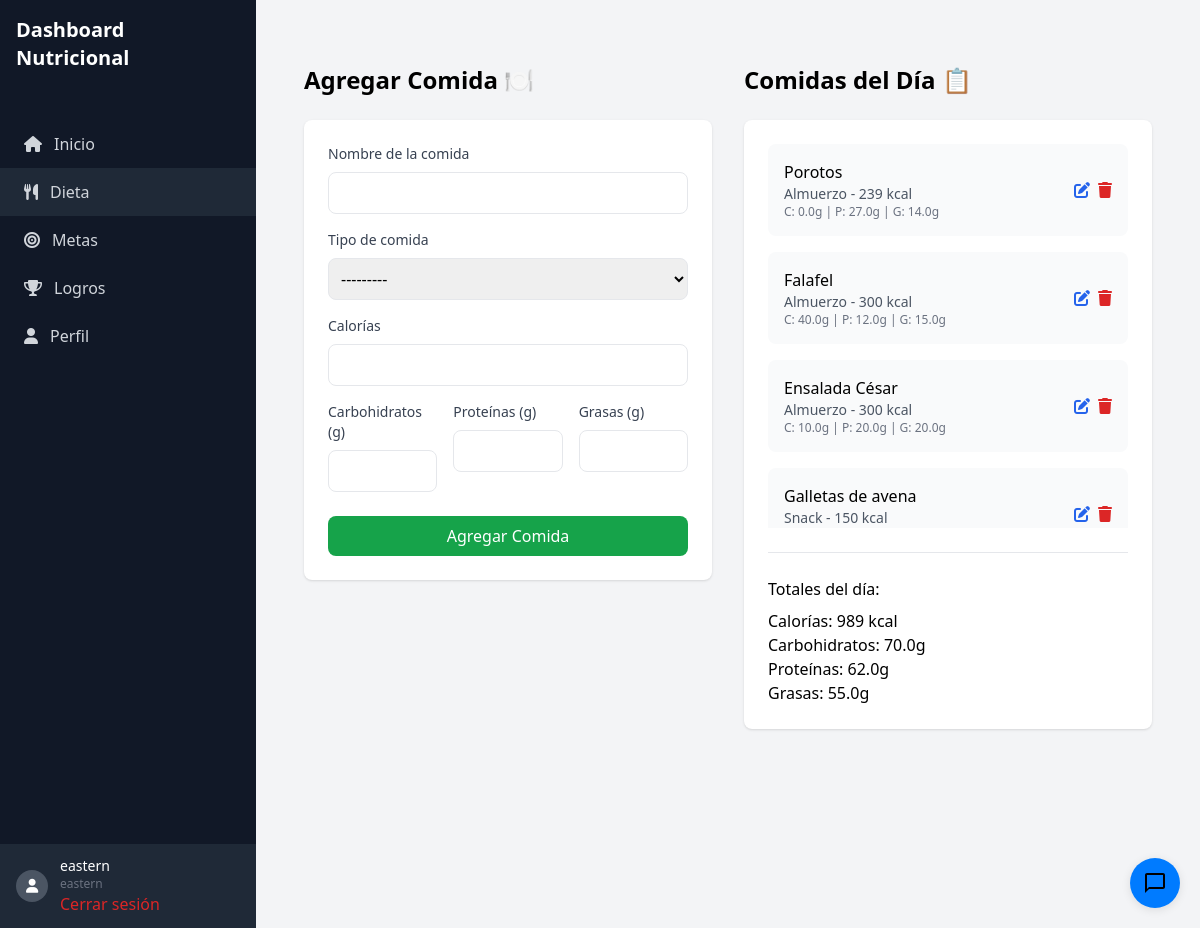
/dieta/ (signed in), run on the app's committed database.
### dieta/models.py (models this page shows)
class Comida(models.Model):
    TIPOS_COMIDA = [
        ('desayuno', 'Desayuno'),
        ('almuerzo', 'Almuerzo'),
        ('cena', 'Cena'),
        ('snack', 'Snack')
    ]
    usuario = models.ForeignKey(User, on_delete=models.CASCADE)
    nombre = models.CharField(max_length=200)
    tipo_comida = models.CharField(max_length=20, choices=TIPOS_COMIDA)
    calorias = models.IntegerField()
    carbohidratos = models.FloatField()
    proteinas = models.FloatField()
    grasas = models.FloatField()
    fecha = models.DateField(auto_now_add=True)

### dieta/views.py (the view)
# urls.py: path('dieta/', dieta, name='dieta'),
@login_required
def dieta(request):
    hoy = date.today()
    comidas = Comida.objects.filter(usuario=request.user, fecha=hoy)
    if request.method == 'POST':
        form = ComidaForm(request.POST)
        if form.is_valid():
            comida = form.save(commit=False)
            comida.usuario = request.user
            comida.fecha = hoy
            comida.save()
            print("Comida guardada:", comida)  # Mensaje de depuración
            return redirect('dieta:dieta')
        else:
            print("Formulario no válido:", form.errors)  # Mensaje de depuración
    else:
        form = ComidaForm()
    totales = comidas.aggregate(
        calorias=Sum('calorias'),
        carbohidratos=Sum('carbohidratos'),
        proteinas=Sum('proteinas'),
        grasas=Sum('grasas')
    )
    context = {
        'form': form,
        'comidas': comidas,
        'totales': totales,
    }
    return render(request, 'modulos/dieta.html', context)

### dieta/forms.py (shortened to what this page needs)
class ComidaForm(forms.ModelForm):
    nombre = forms.CharField(required=False, label='Comida predefinida o personalizada', widget=forms.TextInput(attrs={'class': 'w-full p-2 border rounded-lg'}))
    custom_comida = forms.CharField(required=False, label='Comida personalizada', widget=forms.TextInput(attrs={'class': 'w-full p-2 border rounded-lg', 'style': 'display:none;'}))
    class Meta:
        model = Comida
        fields = ['nombre', 'custom_comida', 'tipo_comida', 'calorias', 'carbohidratos', 'proteinas', 'grasas']
        widgets = {
            'tipo_comida': forms.Select(attrs={'class': 'w-full p-2 border rounded-lg'}),
            'calorias': forms.NumberInput(attrs={'class': 'w-full p-2 border rounded-lg'}),
            'carbohidratos': forms.NumberInput(attrs={'class': 'w-full p-2 border rounded-lg'}),
            'proteinas': forms.NumberInput(attrs={'class': 'w-full p-2 border rounded-lg'}),
            'grasas': forms.NumberInput(attrs={'class': 'w-full p-2 border rounded-lg'}),
        }

### templates/modulos/dieta.html (shortened to what this page needs)
{% extends 'base.html' %}
{% load static %}
{% block content %}
<div class="container mx-auto px-4 py-8">
    <div class="grid md:grid-cols-2 gap-8">
        <div>
            <h2 class="text-2xl font-bold mb-6">Agregar Comida 🍽️</h2>
            <div class="bg-white rounded-lg shadow p-6">
                <form method="POST">
                    <div class="mb-4">
                        <label class="block text-sm font-medium text-gray-700 mb-2">
                            Nombre de la comida
                        </label>
                        {{ form.nombre }}
                    </div>
                    <div class="mb-4">
                        <label class="block text-sm font-medium text-gray-700 mb-2">
                            Tipo de comida
                        </label>
                        {{ form.tipo_comida }}
                    </div>
                    <div class="mb-4">
                        <label class="block text-sm font-medium text-gray-700 mb-2">
                            Calorías
                        </label>
                        {{ form.calorias }}
                    </div>
                    <div class="grid grid-cols-3 gap-4 mb-6">
                        <div>
                            <label class="block text-sm font-medium text-gray-700 mb-2">
                                Carbohidratos (g)
                            </label>
                            {{ form.carbohidratos }}
                        </div>
                        <div>
                            <label class="block text-sm font-medium text-gray-700 mb-2">
                                Proteínas (g)
                            </label>
                            {{ form.proteinas }}
                        </div>
                        <div>
                            <label class="block text-sm font-medium text-gray-700 mb-2">
                                Grasas (g)
                            </label>
                            {{ form.grasas }}
                        </div>
                    </div>
                    <button type="submit" class="w-full bg-green-600 text-white py-2 px-4 rounded-lg hover:bg-green-700 transition-colors">
                        Agregar Comida
                    </button>
                </form>
            </div>
        </div>
        <div>
            <h2 class="text-2xl font-bold mb-6">Comidas del Día 📋</h2>
            <div class="bg-white rounded-lg shadow p-6">
                {% if comidas %}
                    <div class="space-y-4 max-h-96 overflow-y-auto">
                        {% for comida in comidas %}
                            <div class="flex items-center justify-between p-4 bg-gray-50 rounded-lg">
                                <div>
                                    <h3 class="font-medium">{{ comida.nombre }}</h3>
                                    <p class="text-sm text-gray-600">
                                        {{ comida.get_tipo_comida_display }} - {{ comida.calorias }} kcal
                                    </p>
                                    <p class="text-xs text-gray-500">
                                        C: {{ comida.carbohidratos }}g | P: {{ comida.proteinas }}g | G: {{ comida.grasas }}g
                                    </p>
                                </div>
                                <div class="flex space-x-2">
                                    <a href="{% url 'dieta:editar_comida' comida.id %}" class="text-blue-600 hover:text-blue-800">
                                        <i class="fas fa-edit"></i>
                                    </a>
                                    <a href="{% url 'dieta:eliminar_comida' comida.id %}" class="text-red-600 hover:text-red-800">
                                        <i class="fas fa-trash"></i>
                                    </a>
                                </div>
                            </div>
                        {% endfor %}
                    </div>
                    <div class="mt-6 pt-6 border-t">
                        <h4 class="font-medium mb-2">Totales del día:</h4>
                        <p>Calorías: {{ totales.calorias|default:0 }} kcal</p>
                        <p>Carbohidratos: {{ totales.carbohidratos|default:0 }}g</p>
                        <p>Proteínas: {{ totales.proteinas|default:0 }}g</p>
                        <p>Grasas: {{ totales.grasas|default:0 }}g</p>
                    </div>
                {% else %}
                    <p class="text-gray-500 text-center py-4">
                        No has registrado comidas hoy
                    </p>
                {% endif %}
            </div>
        </div>
    </div>
</div>
<link rel="stylesheet" href="https://code.jquery.com/ui/1.12.1/themes/base/jquery-ui.css">
{% endblock %}

### templates/base.html (shortened to what this page needs)
{% load static %}
<!DOCTYPE html>
<html lang="es">
<head>
    <script src="https://cdn.tailwindcss.com"></script>
    <link rel="stylesheet" href="https://cdnjs.cloudflare.com/ajax/libs/font-awesome/6.0.0/css/all.min.css">
</head>
<body class="bg-gray-100">
    <div class="flex flex-col md:flex-row h-screen">
        <div class="w-full md:w-64 bg-gray-900 text-white">
            <div class="p-4">
                <h1 class="text-xl font-semibold">Dashboard Nutricional</h1>
            </div>
            <nav class="mt-8">
                <a href="{% url 'dieta:dashboard' %}"
                   class="flex items-center px-6 py-3 text-gray-300 hover:bg-gray-800 {% if request.resolver_match.url_name == 'dashboard' %}bg-gray-800{% endif %}">
                    <i class="fas fa-home mr-3"></i>
                    <span>Inicio</span>
                </a>
                <a href="{% url 'dieta:dieta' %}"
                   class="flex items-center px-6 py-3 text-gray-300 hover:bg-gray-800 {% if request.resolver_match.url_name == 'dieta' %}bg-gray-800{% endif %}">
                    <i class="fas fa-utensils mr-3"></i>
                    <span>Dieta</span>
                </a>
                <a href="{% url 'metas:metas' %}"
                   class="flex items-center px-6 py-3 text-gray-300 hover:bg-gray-800 {% if request.resolver_match.url_name == 'metas' %}bg-gray-800{% endif %}">
                    <i class="fas fa-bullseye mr-3"></i>
                    <span>Metas</span>
                </a>
                <a href="{% url 'logros:lista_logros' %}"
                   class="flex items-center px-6 py-3 text-gray-300 hover:bg-gray-800 {% if request.resolver_match.url_name == 'lista_logros' %}bg-gray-800{% endif %}">
                    <i class="fas fa-trophy mr-3"></i>
                    <span>Logros</span>
                </a>
                <a href="{% url 'info_usuarios:perfil_usuario' %}"
                   class="flex items-center px-6 py-3 text-gray-300 hover:bg-gray-800 {% if request.resolver_match.url_name == 'perfil_usuario' %}bg-gray-800{% endif %}">
                    <i class="fas fa-user mr-3"></i>
                    <span>Perfil</span>
                </a>
            </nav>
            <div class="absolute bottom-0 w-full md:w-64 bg-gray-800">
                <div class="flex items-center px-4 py-3">
                    <div class="w-8 h-8 rounded-full bg-gray-600 flex items-center justify-center">
                        <i class="fas fa-user text-sm"></i>
                    </div>
                    <div class="ml-3">
                        <p class="text-sm font-medium">{{ user.username }}</p>
                        <p class="text-xs text-gray-500">{{ user.username }}</p>
                        <a href="{% url 'logout' %}" class="text-red-600 hover:text-red-800">
                            Cerrar sesión
                        </a>
                    </div>
                </div>
            </div>
        </div>
        <div class="flex-1 flex flex-col overflow-hidden">
            <main class="flex-1 overflow-y-auto bg-gray-100 p-4 md:p-8">
                {% block content %}
                {% endblock content %}
            </main>
        </div>
    </div>
    <div class="chat-widget" id="chatWidget">
        <button class="chat-toggle" id="chatToggle">
            <svg class="chat-icon" viewBox="0 0 24 24">
                <path d="M20 2H4c-1.1 0-2 .9-2 2v18l4-4h14c1.1 0 2-.9 2-2V4c0-1.1-.9-2-2-2zm0 14H6l-2 2V4h16v12z"/>
            </svg>
        </button>
    </div>
</body>
</html>

### templates/base.html (style rules this page uses)
.chat-widget { position: fixed; bottom: 20px; right: 20px; z-index: 1000; }
.chat-toggle { display: flex; align-items: center; justify-content: center; width: 50px; height: 50px; background: #007bff; color: white; border: none; border-radius: 50%; cursor: pointer; box-shadow: 0 2px 10px rgba(0, 0, 0, 0.1); }
.chat-toggle svg { width: 24px; height: 24px; }

### data on the page
Comida: nombre "Porotos", tipo_comida "Almuerzo", calorias "239", carbohidratos "0.0", proteinas "27.0", grasas "14.0"
Comida: nombre "Falafel", tipo_comida "Almuerzo", calorias "300", carbohidratos "40.0", proteinas "12.0", grasas "15.0"
Comida: nombre "Ensalada César", tipo_comida "Almuerzo", calorias "300", carbohidratos "10.0", proteinas "20.0", grasas "20.0"
Comida: nombre "Galletas de avena", tipo_comida "Snack", calorias "150"

### other printed values
{{ user.username }} "eastern"
{{ totales.calorias|default:0 }} "989"
{{ totales.carbohidratos|default:0 }} "70.0"
{{ totales.proteinas|default:0 }} "62.0"
{{ totales.grasas|default:0 }} "55.0"
